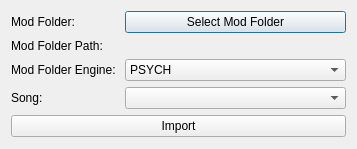
<?xml version="1.0" encoding="UTF-8"?>
<ui version="4.0">
 <class>songImportMod</class>
 <widget class="QDialog" name="songImportMod">
  <property name="geometry">
   <rect>
    <x>0</x>
    <y>0</y>
    <width>357</width>
    <height>149</height>
   </rect>
  </property>
  <property name="windowTitle">
   <string>Song Importer</string>
  </property>
  <layout class="QFormLayout" name="formLayout">
   <item row="0" column="0">
    <widget class="QLabel" name="modfolder_label">
     <property name="text">
      <string>Mod Folder:</string>
     </property>
    </widget>
   </item>
   <item row="0" column="1">
    <widget class="QPushButton" name="select_button">
     <property name="text">
      <string>Select Mod Folder</string>
     </property>
    </widget>
   </item>
   <item row="3" column="0">
    <widget class="QLabel" name="song_label">
     <property name="text">
      <string>Song:</string>
     </property>
    </widget>
   </item>
   <item row="3" column="1">
    <widget class="QComboBox" name="song_combobox"/>
   </item>
   <item row="4" column="0" colspan="2">
    <widget class="QPushButton" name="import_button">
     <property name="text">
      <string>Import</string>
     </property>
    </widget>
   </item>
   <item row="2" column="0">
    <widget class="QLabel" name="engine_label">
     <property name="text">
      <string>Mod Folder Engine: </string>
     </property>
    </widget>
   </item>
   <item row="1" column="0">
    <widget class="QLabel" name="path_label">
     <property name="text">
      <string>Mod Folder Path: </string>
     </property>
    </widget>
   </item>
   <item row="1" column="1">
    <widget class="QLabel" name="showpath_label">
     <property name="text">
      <string/>
     </property>
    </widget>
   </item>
   <item row="2" column="1">
    <widget class="QComboBox" name="engine_combobox">
     <item>
      <property name="text">
       <string>PSYCH</string>
      </property>
     </item>
     <item>
      <property name="text">
       <string>CODENAME</string>
      </property>
     </item>
     <item>
      <property name="text">
       <string>VSLICE</string>
      </property>
     </item>
    </widget>
   </item>
  </layout>
 </widget>
 <resources/>
 <connections/>
</ui>
